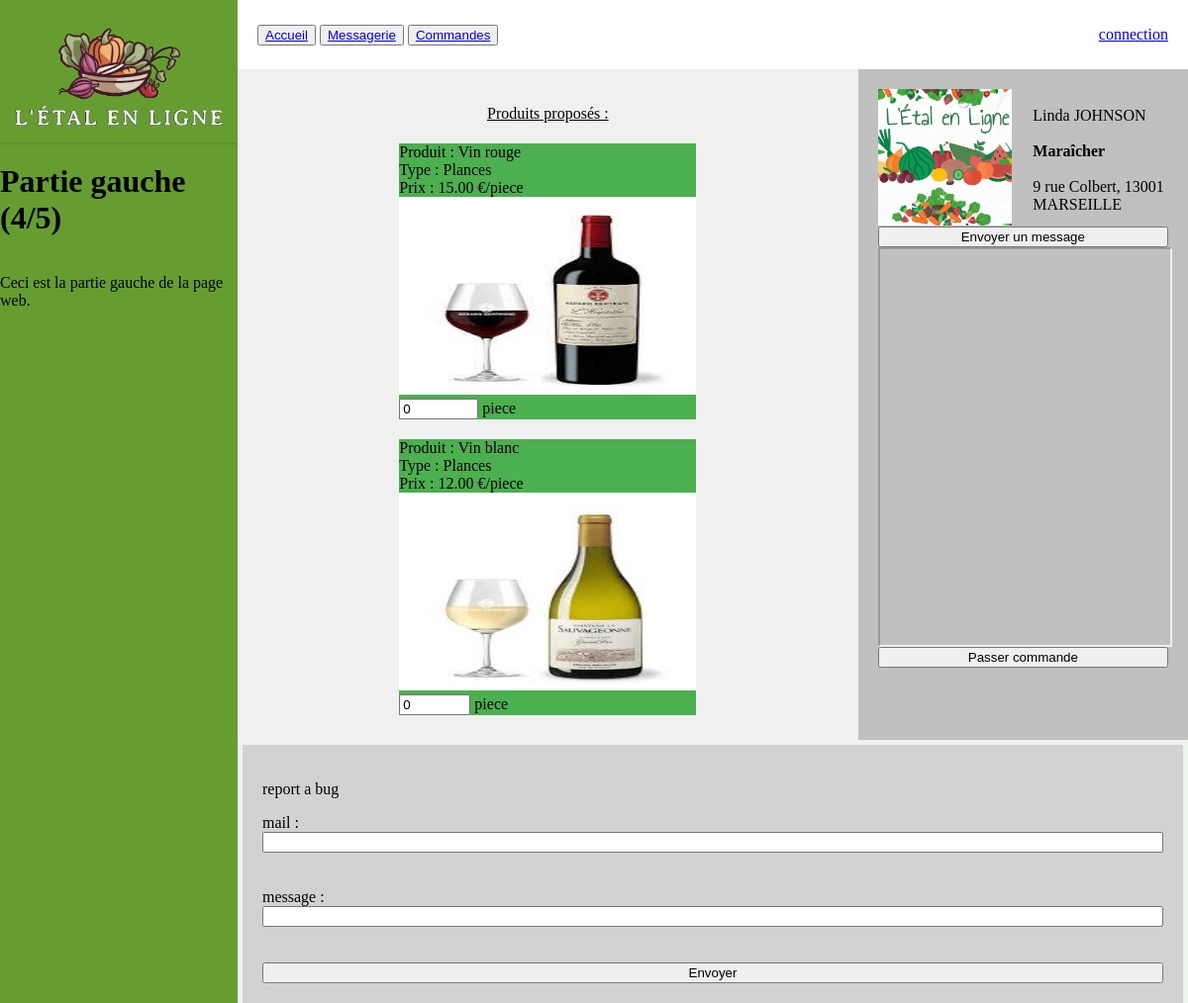
/producteur.php?Id_Prod=7, run on the app's committed database.
### tables this page shows
CREATE TABLE PRODUCTEUR(
   Id_Prod INT,
   Id_Uti INT NOT NULL,
   Prof_Prod VARCHAR(50),
   PRIMARY KEY(Id_Prod),
   UNIQUE(Id_Uti),
   FOREIGN KEY(Id_Uti) REFERENCES UTILISATEUR(Id_Uti)
);

CREATE TABLE UTILISATEUR(
   Id_Uti INT,
   Prenom_Uti VARCHAR(50) NOT NULL,
   Nom_Uti VARCHAR(50) NOT NULL,
   Mail_Uti VARCHAR(50) NOT NULL,
   Adr_Uti VARCHAR(200) NOT NULL,
   Pwd_Uti VARCHAR(50) NOT NULL,
   PRIMARY KEY(Id_Uti),
   UNIQUE(Mail_Uti)
);

### producteur.php (the view, shortened to what this page needs)
<!DOCTYPE html>
<html lang="fr">
<head>
    <link rel="stylesheet" type="text/css" href="css/style.css">
</head>
<body>
    <?php
     function dbConnect(){
        $host = 'localhost';
        $dbname = 'sae3';
        $user = 'root';
        $password = '';
        return new PDO('mysql:host='.$host.';dbname='.$dbname,$user,$password);
      }
      $Id_Prod = $_GET["Id_Prod"];
    ?>
    <div class="container">
        <div class="left-column">
            <img class="logo" src="img/logo.png">
            <h1>Partie gauche (4/5)</h1>
            <p>Ceci est la partie gauche de la page web.</p>
        </div>
        <div class="right-column">
        <div class="fixed-banner">
                <div class="banner-left">
                    <div class="button-container">
                        <button class="button"><a href="index.php">Accueil</a></button>
                        <button class="button"><a href="message.php">Messagerie</a></button>
						<button class="button"><a href="commandes.php">Commandes</a></button>
                    </div>
                </div>
                <div class="banner-right">
					<?php
                    if (isset($_SESSION['Mail_Uti'])) {
                    echo '<a class="fixed-size-button" href="user_informations.php" >';
					echo $_SESSION['Mail_Uti'];
					}
					else {
                    echo '<a class="fixed-size-button" href="form_sign_in.php" >';
					echo "connection";
					}
					?>
					</a>
                </div>
            </div>
            <form method="get" action="insert_commande.php">
            <div class="content-container">
                <div class="product">
                    <p><center><U>Produits proposés :</U></center></p>
                    <div class="gallery-container">
                        <?php
                            $bdd=dbConnect();
                            $queryGetProducts = $bdd->query(('SELECT Id_Produit, Id_Prod, Nom_Produit, Desc_Type_Produit, Prix_Produit_Unitaire, Nom_Unite_Prix, Qte_Produit FROM Produits_d_un_producteur  WHERE Id_Prod=\''.$Id_Prod.'\';'));
                            $returnQueryGetProducts = $queryGetProducts->fetchAll(PDO::FETCH_ASSOC);
                            $i=0;
                            if(count($returnQueryGetProducts)==0){
                                echo "Aucun produit en stock";
                            }
                            else{
                                while ($i<count($returnQueryGetProducts)){
                                    $Id_Produit = $returnQueryGetProducts[$i]["Id_Produit"];
                                    $nomProduit = $returnQueryGetProducts[$i]["Nom_Produit"];
                                    $typeProduit = $returnQueryGetProducts[$i]["Desc_Type_Produit"];
                                    $prixProduit = $returnQueryGetProducts[$i]["Prix_Produit_Unitaire"];
                                    $QteProduit = $returnQueryGetProducts[$i]["Qte_Produit"];
                                    $unitePrixProduit = $returnQueryGetProducts[$i]["Nom_Unite_Prix"];
                                    if ($QteProduit>0){
                                        echo '<div class="squareProduct" >';
                                        echo "Produit : " . $nomProduit . "<br>";
                                        echo "Type : " . $typeProduit . "<br>";
                                        echo "Prix : " . $prixProduit .' €/'.$unitePrixProduit. "<br>";
                                        echo '<img class="img-produit" src="/img_produit/' . $Id_Produit  . '.png" alt="Image '.$nomProduit.'" style="width: 100%; height: 85%;" ><br>';
                                        echo '<input type="number" name="'.$Id_Produit.'" placeholder="max '.$QteProduit.'" max="'.$QteProduit.'" min="0" value="0"> '.$unitePrixProduit;
                                        echo '</div> ';
                                    }
                                    $i++;
                                }
                            }
                        ?>
                    </div>
                </div>
                <div class="producteur">
                    <?php
                        $bdd=dbConnect();
                        $queryInfoProd = $bdd->query(('SELECT utilisateur.Adr_Uti, Prenom_Uti, Nom_Uti, Prof_Prod FROM utilisateur INNER JOIN producteur ON utilisateur.Id_Uti = producteur.Id_Uti WHERE producteur.Id_Prod=\''.$Id_Prod.'\';'));
                        $returnQueryInfoProd = $queryInfoProd->fetchAll(PDO::FETCH_ASSOC);
                        $address = $returnQueryInfoProd[0]["Adr_Uti"];
                        $nom = $returnQueryInfoProd[0]["Nom_Uti"];
                        $prenom = $returnQueryInfoProd[0]["Prenom_Uti"];
                        $profession = $returnQueryInfoProd[0]["Prof_Prod"];
                    ?>
                    <div class="info-container">
						<div class="img-prod">
                        	<img class="img-test" src="/img_producteur/<?php echo $Id_Prod; ?>.png" alt="Image utilisateur" style="width: 99%; height: 99%;">
						</div>
						<div class="text-info">
                            <?php
                                echo '</br>'.$prenom . ' ' . strtoupper($nom) . '</br></br><strong>' . $profession.'</strong></br></br>'.$address;
                            ?>
                        </div>
                    </div>
                    <input type="button" onclick="window.location.href='message.php?Id_Interlocuteur=<?php echo $Id_Prod; ?>'" value="Envoyer un message">
                    <?php
                        if (isset($address)) {
                            $address = str_replace(" ", "+", $address);
                    ?>
                    <iframe class="map-frame" src="https://maps.google.com/maps?&q=<?php echo $address; ?>&output=embed "
                        width="100%" height="100%"
                    ></iframe>
                    <?php }
                    ?>
                <button type="submit">Passer commande</button>
            </form>
                </div>
            </div>
            <form class="formulaire" action="bug_report.php" method="post">
                <p class="centered">report a bug</p>
                <label for="mail">mail :</label>
                <input type="text" name="mail" id="mail" required><br><br>
                <label for="pwd">message : </label>
                <input type="text" name="message" id="message" required><br><br>
                <input type="submit" value="Envoyer">
            </form>
</body>
</html>

### css/style.css (style rules this page uses)
html { height: 100%; }
body { height: 100%; margin: 0; padding: 0; }
.container { display: flex; height: 100%; }
.right-column { flex: 4; background-color: #EBF4EC; justify-content: center; height: 100%; }
.left-column { flex: 1; background-color: #669D31; display: flex; flex-direction: column; height: 100%; }
.fixed-banner { height: 70px; background-color: #fff; display: flex; }
.banner-left { flex: 1; display: flex; align-items: center; padding: 0 20px; }
.banner-right { flex: 1; display: flex; justify-content: flex-end; align-items: center; padding: 0 20px; }
.gallery-container { display: flex; flex-wrap: wrap; justify-content: center ; gap: 10px; }
.formulaire { background-color: #d2d2d2; padding: 20px; display: flex; flex-direction: column; margin: 5px; justify-content: center; }
.content-container { display: flex; }
.product { flex: 2; background-color: #f0f0f0; padding: 20px; }
.producteur { flex: 1; background-color: #c0c0c0; padding: 20px; display: flex; flex-direction: column; }
.info-container { display: flex; }
.map-frame { width: 100%; height: 400px; }
.img-prod { flex: 1; width: 100%; height: 100%; }
.text-info { flex: 1; margin-left: 20px; }
.squareProduct { width: 100%; height: 100%; background-color: #4caf50; margin: 5px; max-width: 300px; max-height: 300px; }
.img-produit { justify-content: center; flex: 1; max-height: 200px; }
.logo { width: 100%; box-shadow: 1px 0px 4px 0px rgba(0, 0, 0, 0.25); }

### data on the page
producteur: Id_Uti.Prenom_Uti "Linda", Id_Uti.Nom_Uti "JOHNSON", Prof_Prod "Maraîcher", Id_Uti.Adr_Uti "9 rue Colbert, 13001 MARSEILLE"

### other printed values
$nomProduit "Vin rouge"
$typeProduit "Plances"
$prixProduit "15.00"
$unitePrixProduit "piece"
$nomProduit "Vin blanc"
$prixProduit "12.00"
